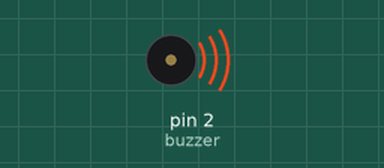
Simulated run of this sketch. Board: Arduino Uno, built with avr-gcc and run on an emulated ATmega328P. Parts: buzzer (waves = sounding, pin HIGH).

Above: at 0.1 s.
Timing chart, 0 to 3.0 s (numbered marks = the images above):
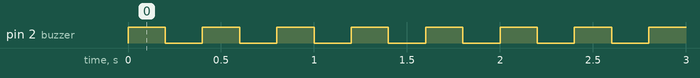

Measured:
- by itself, pin 2 (buzzer): alternates HIGH for 0.20 s and LOW for 0.20 s

The sketch:

buzzer_prueba.ino
```cpp
const int buzzer = 2; //D4

void setup() {
  pinMode(buzzer, OUTPUT);


}

void loop() {
  // put your main code here, to run repeatedly:
  digitalWrite(buzzer, HIGH);
  delay(200);
  digitalWrite(buzzer, LOW);
  delay(200);
}
```
